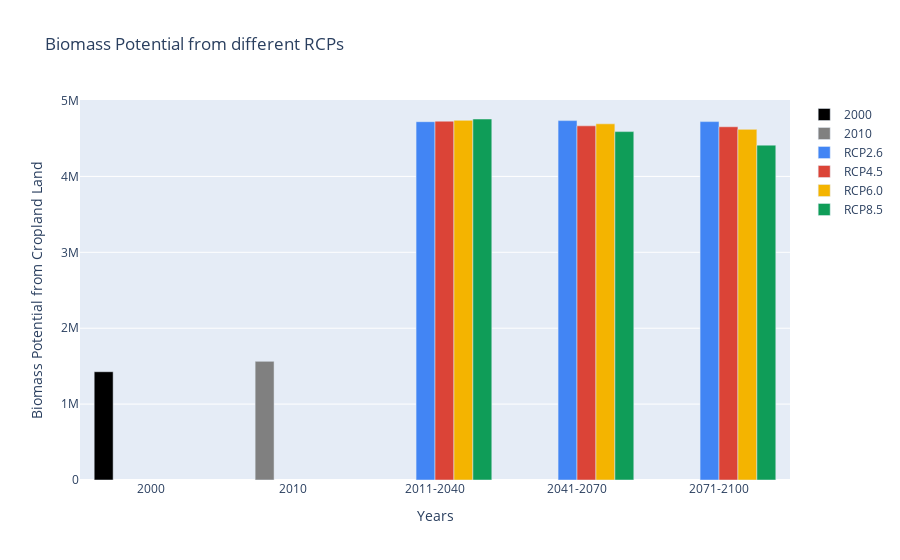

The notebook cell saved with this chart:
### Code cell
fig_crop_nig

### Figure 1 — Plotly figure (JSON) as saved in the notebook; plotly's stock layout.template omitted (floating-point values rounded to 4 significant figures)
{"data": [{"marker": {"color": "#000000"}, "name": "2000", "type": "bar", "x": ["2000"], "y": [1427000.0]}, {"marker": {"color": "#808080"}, "name": "2010", "type": "bar", "x": ["2010"], "y": [1563000.0]}, {"marker": {"color": "#4285F4"}, "name": "RCP2.6", "type": "bar", "x": ["2011-2040", "2041-2070", "2071-2100"], "y": [4721000.0, 4735000.0, 4722000.0]}, {"marker": {"color": "#DB4437"}, "name": "RCP4.5", "type": "bar", "x": ["2011-2040", "2041-2070", "2071-2100"], "y": [4728000.0, 4666000.0, 4654000.0]}, {"marker": {"color": "#F4B400"}, "name": "RCP6.0", "type": "bar", "x": ["2011-2040", "2041-2070", "2071-2100"], "y": [4739000.0, 4693000.0, 4620000.0]}, {"marker": {"color": "#0F9D58"}, "name": "RCP8.5", "type": "bar", "x": ["2011-2040", "2041-2070", "2071-2100"], "y": [4757000.0, 4590000.0, 4412000.0]}], "layout": {"barmode": "group", "title": {"text": "Biomass Potential from different RCPs"}, "xaxis": {"title": {"text": "Years"}}, "yaxis": {"title": {"text": "Biomass Potential from Cropland Land"}}}}
